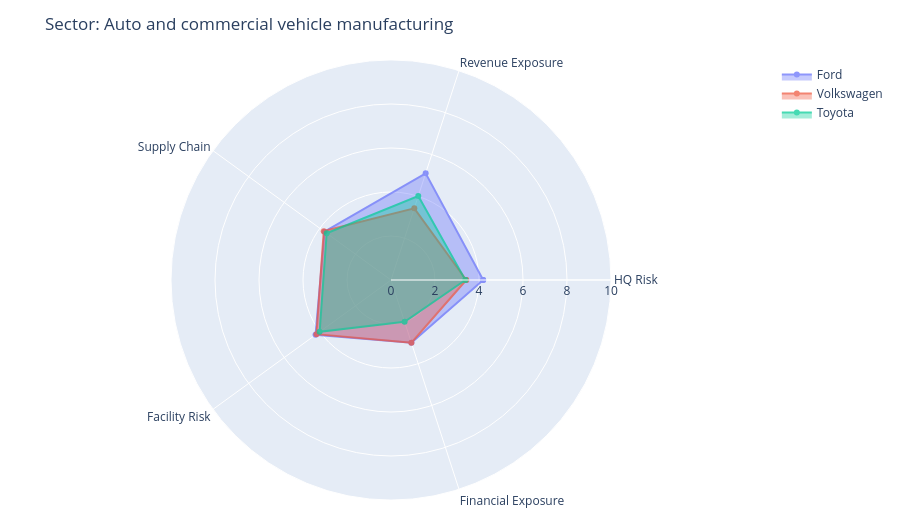
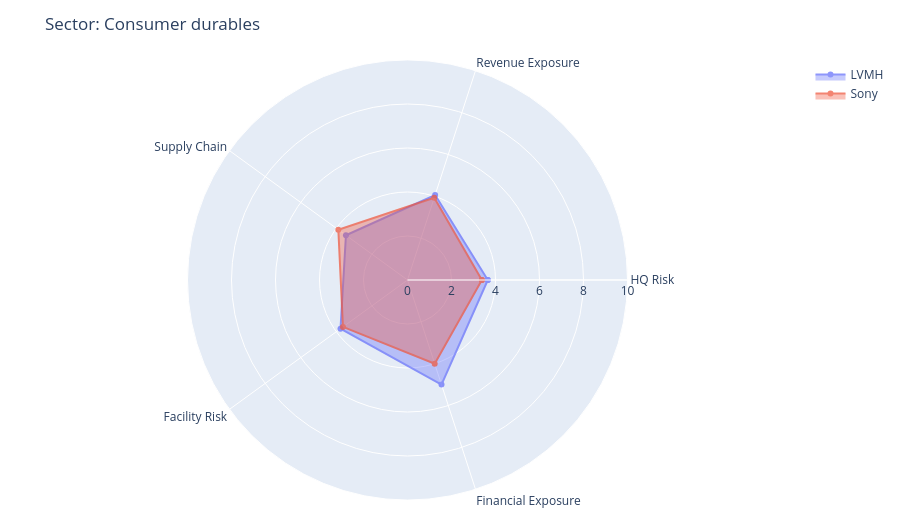
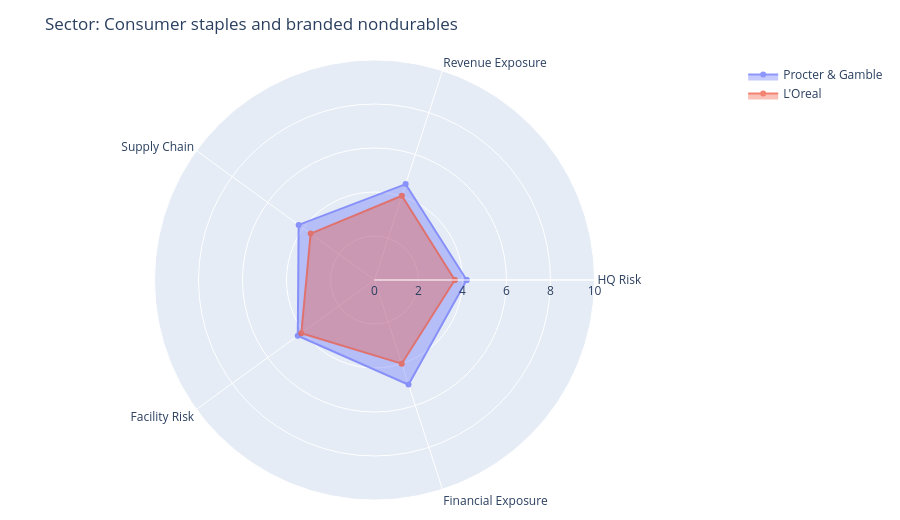
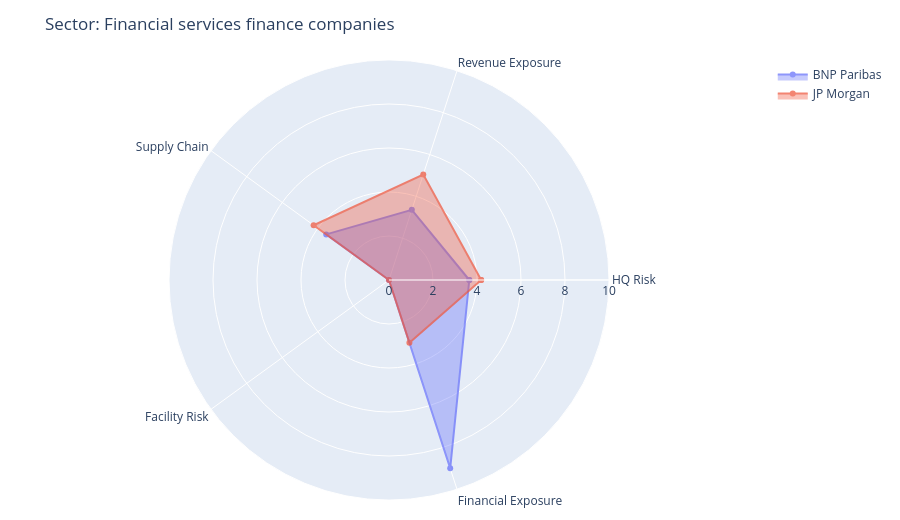

Notebook cell for these charts, in order:
### Code cell
# Per-sector spider charts
for sector_name, group in bench_df.groupby('Sector'):
    rows = group[['Company']+DIMS].to_dict('records')
    spider_chart(rows, f'Sector: {sector_name}').show()

### Figure 1 — Plotly figure (JSON) as saved in the notebook; plotly's stock layout.template omitted (floating-point values rounded to 4 significant figures)
{"data": [{"fill": "toself", "line": {"color": "#636EFA"}, "name": "Ford", "opacity": 0.72, "r": [4.19, 5.098, 3.734, 4.239, 3, 4.19], "theta": ["HQ Risk", "Revenue Exposure", "Supply Chain", "Facility Risk", "Financial Exposure", "HQ Risk"], "type": "scatterpolar"}, {"fill": "toself", "line": {"color": "#EF553B"}, "name": "Volkswagen", "opacity": 0.72, "r": [3.42, 3.427, 3.779, 4.188, 3, 3.42], "theta": ["HQ Risk", "Revenue Exposure", "Supply Chain", "Facility Risk", "Financial Exposure", "HQ Risk"], "type": "scatterpolar"}, {"fill": "toself", "line": {"color": "#00CC96"}, "name": "Toyota", "opacity": 0.72, "r": [3.38, 4.013, 3.613, 4.009, 2, 3.38], "theta": ["HQ Risk", "Revenue Exposure", "Supply Chain", "Facility Risk", "Financial Exposure", "HQ Risk"], "type": "scatterpolar"}], "layout": {"height": 520, "margin": {"b": 20, "l": 20, "r": 20, "t": 60}, "polar": {"radialaxis": {"range": [0, 10], "visible": true}}, "showlegend": true, "title": {"text": "Sector: Auto and commercial vehicle manufacturing"}}}

### Figure 2 — Plotly figure (JSON) as saved in the notebook; plotly's stock layout.template omitted (floating-point values rounded to 4 significant figures)
{"data": [{"fill": "toself", "line": {"color": "#636EFA"}, "name": "LVMH", "opacity": 0.72, "r": [3.65, 4.061, 3.459, 3.765, 5, 3.65], "theta": ["HQ Risk", "Revenue Exposure", "Supply Chain", "Facility Risk", "Financial Exposure", "HQ Risk"], "type": "scatterpolar"}, {"fill": "toself", "line": {"color": "#EF553B"}, "name": "Sony", "opacity": 0.72, "r": [3.38, 3.932, 3.886, 3.626, 4, 3.38], "theta": ["HQ Risk", "Revenue Exposure", "Supply Chain", "Facility Risk", "Financial Exposure", "HQ Risk"], "type": "scatterpolar"}], "layout": {"height": 520, "margin": {"b": 20, "l": 20, "r": 20, "t": 60}, "polar": {"radialaxis": {"range": [0, 10], "visible": true}}, "showlegend": true, "title": {"text": "Sector: Consumer durables"}}}

### Figure 3 — Plotly figure (JSON) as saved in the notebook; plotly's stock layout.template omitted (floating-point values rounded to 4 significant figures)
{"data": [{"fill": "toself", "line": {"color": "#636EFA"}, "name": "Procter & Gamble", "opacity": 0.72, "r": [4.19, 4.583, 4.261, 4.311, 5, 4.19], "theta": ["HQ Risk", "Revenue Exposure", "Supply Chain", "Facility Risk", "Financial Exposure", "HQ Risk"], "type": "scatterpolar"}, {"fill": "toself", "line": {"color": "#EF553B"}, "name": "L'Oreal", "opacity": 0.72, "r": [3.65, 4.024, 3.588, 4.111, 4, 3.65], "theta": ["HQ Risk", "Revenue Exposure", "Supply Chain", "Facility Risk", "Financial Exposure", "HQ Risk"], "type": "scatterpolar"}], "layout": {"height": 520, "margin": {"b": 20, "l": 20, "r": 20, "t": 60}, "polar": {"radialaxis": {"range": [0, 10], "visible": true}}, "showlegend": true, "title": {"text": "Sector: Consumer staples and branded nondurables"}}}

### Figure 4 — Plotly figure (JSON) as saved in the notebook; plotly's stock layout.template omitted (floating-point values rounded to 4 significant figures)
{"data": [{"fill": "toself", "line": {"color": "#636EFA"}, "name": "BNP Paribas", "opacity": 0.72, "r": [3.65, 3.356, 3.528, 0, 9, 3.65], "theta": ["HQ Risk", "Revenue Exposure", "Supply Chain", "Facility Risk", "Financial Exposure", "HQ Risk"], "type": "scatterpolar"}, {"fill": "toself", "line": {"color": "#EF553B"}, "name": "JP Morgan", "opacity": 0.72, "r": [4.19, 5.041, 4.235, 0, 3, 4.19], "theta": ["HQ Risk", "Revenue Exposure", "Supply Chain", "Facility Risk", "Financial Exposure", "HQ Risk"], "type": "scatterpolar"}], "layout": {"height": 520, "margin": {"b": 20, "l": 20, "r": 20, "t": 60}, "polar": {"radialaxis": {"range": [0, 10], "visible": true}}, "showlegend": true, "title": {"text": "Sector: Financial services finance companies"}}}
